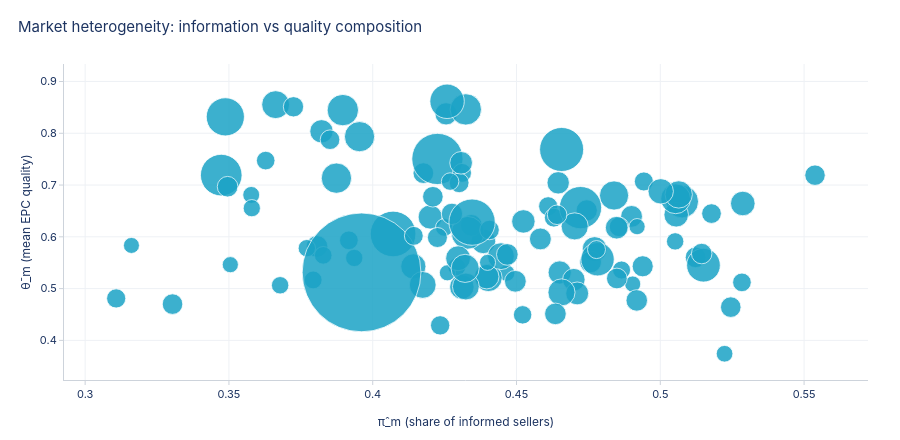

The notebook cell saved with this chart:
### Markdown cell above
## Section 2b — Market Heterogeneity

Before estimation, it is worth documenting how markets differ in their observable characteristics. Variation in market size, average price, and disclosure rates is what drives cross-market identification. The scatter chart plots each market as a point in the space of hiding rate vs. average price (or a related two-dimensional summary), revealing whether larger or more expensive markets tend to have higher or lower disclosure rates.

### Code cell
fig = chart_market_scatter(market_stats.loc[estimable_markets])
fig.show()
